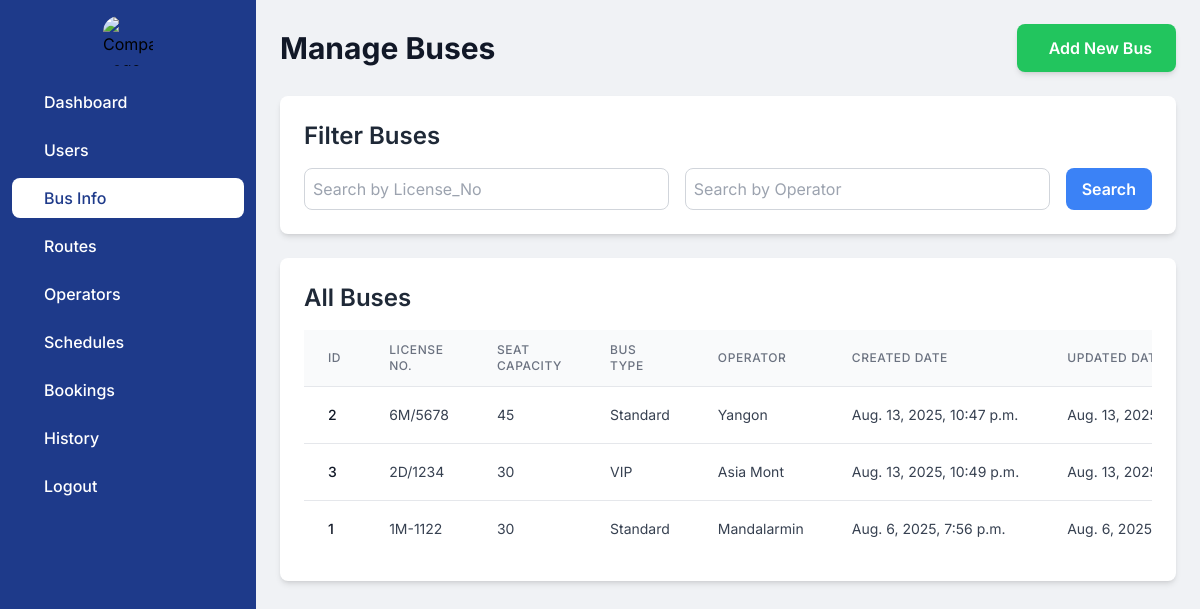
Before: /admindashboard/bus_home/ with the older database file.
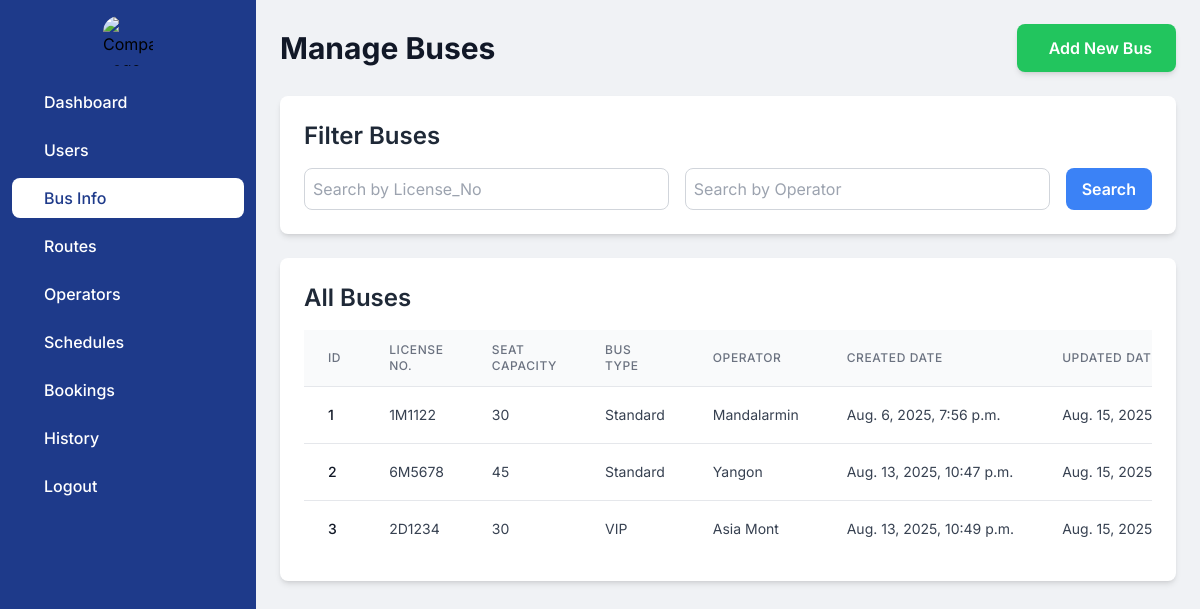
After: the same page with the newer database file.
### myapp/models.py (models this page shows, shortened)
class Bus(models.Model):
    BUS_TYPES = [
        ('Standard' , 'Standard'),
        ('VIP' , 'VIP')
    ]
    license_no = models.CharField(max_length=15,default='')
    seat_capacity = models.IntegerField(default=30)
    bus_type = models.CharField(max_length = 10,choices=BUS_TYPES)
    del_flag = models.IntegerField(default=0)
    created_date = models.DateTimeField(auto_now_add=True)
    updated_date = models.DateTimeField(auto_now=True)
    operator = models.ForeignKey(Operator,on_delete=models.CASCADE)
    class Meta:
        verbose_name_plural = "List of Buses"

class Operator(models.Model):
    operator_name = models.CharField(max_length=50,default='')
    del_flag = models.IntegerField(default=0)
    created_date = models.DateTimeField(auto_now_add=True)
    updated_date = models.DateTimeField(auto_now=True)

### myapp/views.py (the view)
# urls.py: path('admindashboard/bus_home/',views.bus_home,name='bus_home'),
def bus_home(request):
    license_query = request.GET.get('license_no', '')
    operator_query = request.GET.get('operator', '')
    buses = Bus.objects.all()
    if license_query:
        buses = buses.filter(Q(license_no__icontains=license_query))
    if operator_query:
        try:
            operator = Operator.objects.get(operator_name__icontains=operator_query)
            buses = buses.filter(Q(operator=operator))
        except Operator.DoesNotExist:
            buses = buses.none()
    buses = buses.order_by('-updated_date')
    operators = Operator.objects.all()
    context = {
        'buses': buses,
        'operators': operators,
        'license_query': license_query,
        'operator_query': operator_query,
    }
    return render(request, 'admin/bus_home.html', context)

### myapp/context_processors.py (called while the page is built)
def route_choices(request):
    origins = Route.objects.values_list('origin', flat=True).distinct()
    destinations = Route.objects.values_list('destination', flat=True).distinct()
    return {
        'origins': origins,
        'destinations': destinations
    }

### templates/admin/bus_home.html (shortened to what the changed rows need)
<!DOCTYPE html>
<html lang="en">
<head>
    <script src="https://cdn.tailwindcss.com"></script>
</head>
<body class="flex flex-col md:flex-row h-screen">
    <div class="flex-grow p-4 md:p-6 overflow-y-auto md:ml-64">
        <div class="flex flex-col md:flex-row md:items-center md:justify-between mb-6">
            <h1 class="text-2xl md:text-3xl font-bold text-gray-900 mb-4 md:mb-0">Manage Buses</h1>
        </div>
        <div class="bg-white rounded-lg shadow-md p-4 md:p-6 mb-6">
            <h2 class="text-xl md:text-2xl font-semibold text-gray-800 mb-4">Filter Buses</h2>
        </div>
        <div class="bg-white rounded-lg shadow-md p-4 md:p-6 mb-6">
            <h2 class="text-xl md:text-2xl font-semibold text-gray-800 mb-4">All Buses</h2>
            <div class="overflow-x-auto">
                <table class="min-w-full divide-y divide-gray-200">
                    <thead class="bg-gray-50">
                        <tr>
                            <th scope="col" class="px-3 md:px-6 py-3 text-left text-xs font-medium text-gray-500 uppercase tracking-wider">ID</th>
                            <th scope="col" class="px-3 md:px-6 py-3 text-left text-xs font-medium text-gray-500 uppercase tracking-wider">License No.</th>
                            <th scope="col" class="px-3 md:px-6 py-3 text-left text-xs font-medium text-gray-500 uppercase tracking-wider">Seat Capacity</th>
                            <th scope="col" class="px-3 md:px-6 py-3 text-left text-xs font-medium text-gray-500 uppercase tracking-wider">Bus Type</th>
                            <th scope="col" class="px-3 md:px-6 py-3 text-left text-xs font-medium text-gray-500 uppercase tracking-wider">Operator</th>
                            <th scope="col" class="px-3 md:px-6 py-3 text-left text-xs font-medium text-gray-500 uppercase tracking-wider">Created Date</th>
                            <th scope="col" class="px-3 md:px-6 py-3 text-left text-xs font-medium text-gray-500 uppercase tracking-wider">Updated Date</th>
                        </tr>
                    </thead>
                    <tbody class="bg-white divide-y divide-gray-200">
                        {% if buses %}
                            {% for bus in buses %}
                            <tr>
                                <td class="px-3 md:px-6 py-4 whitespace-nowrap text-sm font-medium text-gray-900">{{ bus.id }}</td>
                                <td class="px-3 md:px-6 py-4 whitespace-nowrap text-sm text-gray-700">{{ bus.license_no }}</td>
                                <td class="px-3 md:px-6 py-4 whitespace-nowrap text-sm text-gray-700">{{ bus.seat_capacity }}</td>
                                <td class="px-3 md:px-6 py-4 whitespace-nowrap text-sm text-gray-700">{{ bus.bus_type }}</td>
                                <td class="px-3 md:px-6 py-4 whitespace-nowrap text-sm text-gray-700">{{ bus.operator.operator_name }}</td>
                                <td class="px-3 md:px-6 py-4 whitespace-nowrap text-sm text-gray-700">{{ bus.created_date }}</td>
                                <td class="px-3 md:px-6 py-4 whitespace-nowrap text-sm text-gray-700">{{ bus.updated_date }}</td>
                            </tr>
                            {% endfor %}
                        {% else %}
                            <tr><td colspan="9" class="px-3 md:px-6 py-4 text-center text-gray-500">No buses found.</td></tr>
                        {% endif %}
                    </tbody>
                </table>
            </div>
        </div>
    </div>
</body>
</html>

Changed rows visible on the page:
changed Bus "Aug. 6, 2025, 7:56 p.m.": license_no "1M-1122" → "1M1122"; updated_date "Aug. 6,…" → "Aug. 15,…"; moves up the list
changed Bus "Aug. 13, 2025, 10:47 p.m.": license_no "6M/5678" → "6M5678"; updated_date "Aug. 13,…" → "Aug. 15,…"
changed Bus "VIP": license_no "2D/1234" → "2D1234"; updated_date "Aug. 13,…" → "Aug. 15,…"
